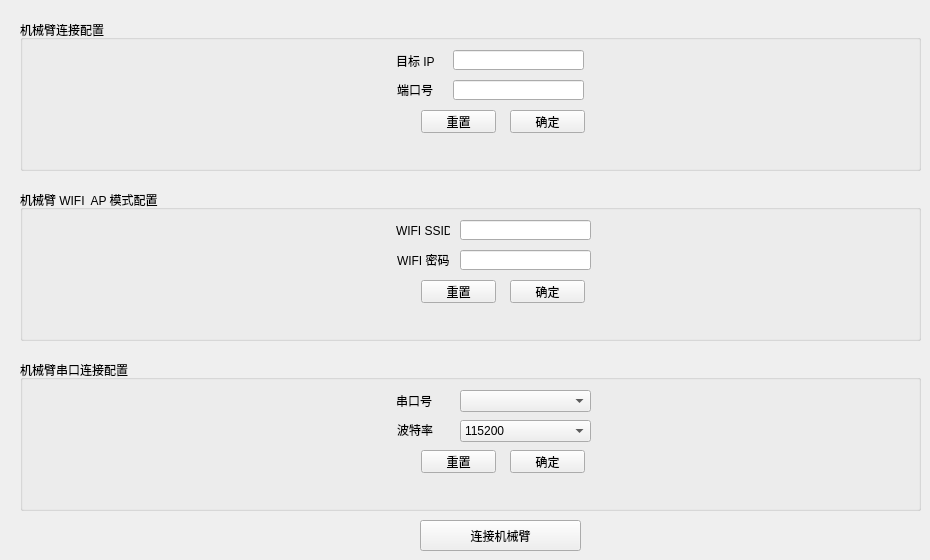
   <widget class="QWidget" name="tab_8">
    <attribute name="title">
     <string>连接配置</string>
    </attribute>
    <widget class="QGroupBox" name="groupBox_2">
     <property name="geometry">
      <rect>
       <x>20</x>
       <y>20</y>
       <width>901</width>
       <height>151</height>
      </rect>
     </property>
     <property name="title">
      <string>机械臂连接配置</string>
     </property>
     <widget class="QPushButton" name="pushButton_77">
      <property name="geometry">
       <rect>
        <x>490</x>
        <y>90</y>
        <width>75</width>
        <height>23</height>
       </rect>
      </property>
      <property name="text">
       <string>确定</string>
      </property>
     </widget>
     <widget class="QLabel" name="label_39">
      <property name="geometry">
       <rect>
        <x>377</x>
        <y>64</y>
        <width>54</width>
        <height>12</height>
       </rect>
      </property>
      <property name="text">
       <string>端口号</string>
      </property>
     </widget>
     <widget class="QLineEdit" name="lineEdit_33">
      <property name="geometry">
       <rect>
        <x>433</x>
        <y>60</y>
        <width>131</width>
        <height>20</height>
       </rect>
      </property>
      <property name="text">
       <string/>
      </property>
     </widget>
     <widget class="QLineEdit" name="lineEdit_34">
      <property name="geometry">
       <rect>
        <x>433</x>
        <y>30</y>
        <width>131</width>
        <height>20</height>
       </rect>
      </property>
     </widget>
     <widget class="QPushButton" name="pushButton_78">
      <property name="geometry">
       <rect>
        <x>401</x>
        <y>90</y>
        <width>75</width>
        <height>23</height>
       </rect>
      </property>
      <property name="text">
       <string>重置</string>
      </property>
     </widget>
     <widget class="QLabel" name="label_40">
      <property name="geometry">
       <rect>
        <x>376</x>
        <y>35</y>
        <width>54</width>
        <height>12</height>
       </rect>
      </property>
      <property name="text">
       <string>目标 IP</string>
      </property>
     </widget>
    </widget>
    <widget class="QGroupBox" name="groupBox_6">
     <property name="geometry">
      <rect>
       <x>20</x>
       <y>190</y>
       <width>901</width>
       <height>151</height>
      </rect>
     </property>
     <property name="title">
      <string>机械臂 WIFI  AP 模式配置</string>
     </property>
     <widget class="QPushButton" name="pushButton_79">
      <property name="geometry">
       <rect>
        <x>490</x>
        <y>90</y>
        <width>75</width>
        <height>23</height>
       </rect>
      </property>
      <property name="text">
       <string>确定</string>
      </property>
     </widget>
     <widget class="QLabel" name="label_41">
      <property name="geometry">
       <rect>
        <x>377</x>
        <y>64</y>
        <width>54</width>
        <height>12</height>
       </rect>
      </property>
      <property name="text">
       <string>WIFI 密码</string>
      </property>
     </widget>
     <widget class="QLineEdit" name="lineEdit_35">
      <property name="geometry">
       <rect>
        <x>440</x>
        <y>60</y>
        <width>131</width>
        <height>20</height>
       </rect>
      </property>
      <property name="text">
       <string/>
      </property>
     </widget>
     <widget class="QLineEdit" name="lineEdit_36">
      <property name="geometry">
       <rect>
        <x>440</x>
        <y>30</y>
        <width>131</width>
        <height>20</height>
       </rect>
      </property>
     </widget>
     <widget class="QPushButton" name="pushButton_80">
      <property name="geometry">
       <rect>
        <x>401</x>
        <y>90</y>
        <width>75</width>
        <height>23</height>
       </rect>
      </property>
      <property name="text">
       <string>重置</string>
      </property>
     </widget>
     <widget class="QLabel" name="label_42">
      <property name="geometry">
       <rect>
        <x>376</x>
        <y>35</y>
        <width>54</width>
        <height>12</height>
       </rect>
      </property>
      <property name="text">
       <string>WIFI SSID</string>
      </property>
     </widget>
    </widget>
    <widget class="QGroupBox" name="groupBox_7">
     <property name="geometry">
      <rect>
       <x>20</x>
       <y>360</y>
       <width>901</width>
       <height>151</height>
      </rect>
     </property>
     <property name="title">
      <string>机械臂串口连接配置</string>
     </property>
     <widget class="QPushButton" name="pushButton_81">
      <property name="geometry">
       <rect>
        <x>490</x>
        <y>90</y>
        <width>75</width>
        <height>23</height>
       </rect>
      </property>
      <property name="text">
       <string>确定</string>
      </property>
     </widget>
     <widget class="QLabel" name="label_43">
      <property name="geometry">
       <rect>
        <x>377</x>
        <y>64</y>
        <width>54</width>
        <height>12</height>
       </rect>
      </property>
      <property name="text">
       <string>波特率</string>
      </property>
     </widget>
     <widget class="QPushButton" name="pushButton_82">
      <property name="geometry">
       <rect>
        <x>401</x>
        <y>90</y>
        <width>75</width>
        <height>23</height>
       </rect>
      </property>
      <property name="text">
       <string>重置</string>
      </property>
     </widget>
     <widget class="QLabel" name="label_44">
      <property name="geometry">
       <rect>
        <x>376</x>
        <y>35</y>
        <width>54</width>
        <height>12</height>
       </rect>
      </property>
      <property name="text">
       <string>串口号</string>
      </property>
     </widget>
     <widget class="QComboBox" name="comboBox_3">
      <property name="geometry">
       <rect>
        <x>440</x>
        <y>30</y>
        <width>131</width>
        <height>22</height>
       </rect>
      </property>
     </widget>
     <widget class="QComboBox" name="comboBox_4">
      <property name="geometry">
       <rect>
        <x>440</x>
        <y>60</y>
        <width>131</width>
        <height>22</height>
       </rect>
      </property>
      <item>
       <property name="text">
        <string>115200</string>
       </property>
      </item>
      <item>
       <property name="text">
        <string>8000</string>
       </property>
      </item>
     </widget>
    </widget>
    <widget class="QPushButton" name="pushButton">
     <property name="geometry">
      <rect>
       <x>420</x>
       <y>520</y>
       <width>161</width>
       <height>31</height>
      </rect>
     </property>
     <property name="text">
      <string>连接机械臂</string>
     </property>
    </widget>
   </widget>
